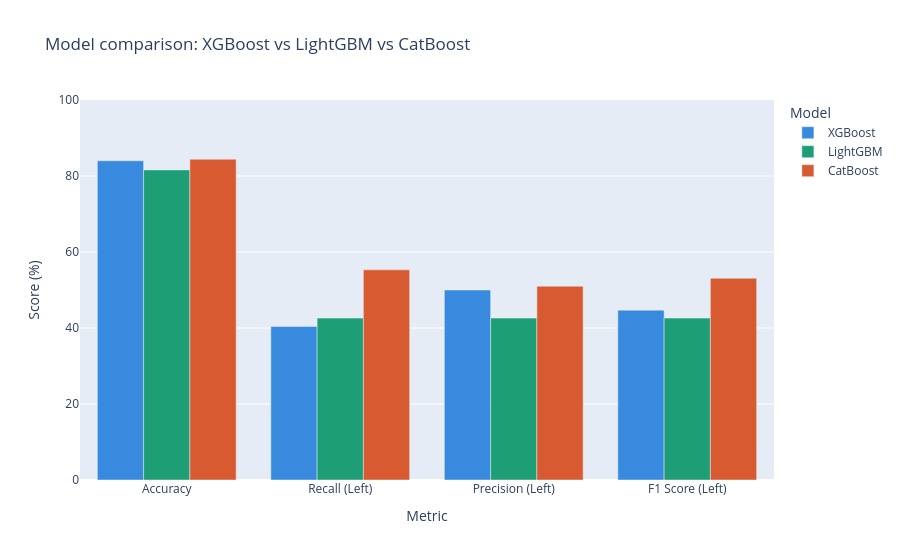

Notebook code cell kept with this figure:
### Code cell
import plotly.express as px

fig = px.bar(
    results_df.melt(id_vars='Model', var_name='Metric', value_name='Score (%)'),
    x='Metric', y='Score (%)', color='Model', barmode='group',
    title='Model comparison: XGBoost vs LightGBM vs CatBoost',
    color_discrete_map={
        'XGBoost': '#378ADD',
        'LightGBM': '#1D9E75',
        'CatBoost': '#D85A30'
    }
)
fig.update_layout(yaxis_range=[0, 100])
fig.show()

### Figure 1 — Plotly figure (JSON) as saved in the notebook; plotly's stock layout.template omitted (floating-point values rounded to 4 significant figures)
{"data": [{"alignmentgroup": "True", "hovertemplate": "Model=XGBoost<br>Metric=%{x}<br>Score (%)=%{y}<extra></extra>", "legendgroup": "XGBoost", "marker": {"color": "#378ADD", "pattern": {"shape": ""}}, "name": "XGBoost", "offsetgroup": "XGBoost", "orientation": "v", "showlegend": true, "textposition": "auto", "type": "bar", "x": ["Accuracy", "Recall (Left)", "Precision (Left)", "F1 Score (Left)"], "xaxis": "x", "y": [84.0, 40.4, 50.0, 44.7], "yaxis": "y"}, {"alignmentgroup": "True", "hovertemplate": "Model=LightGBM<br>Metric=%{x}<br>Score (%)=%{y}<extra></extra>", "legendgroup": "LightGBM", "marker": {"color": "#1D9E75", "pattern": {"shape": ""}}, "name": "LightGBM", "offsetgroup": "LightGBM", "orientation": "v", "showlegend": true, "textposition": "auto", "type": "bar", "x": ["Accuracy", "Recall (Left)", "Precision (Left)", "F1 Score (Left)"], "xaxis": "x", "y": [81.6, 42.6, 42.6, 42.6], "yaxis": "y"}, {"alignmentgroup": "True", "hovertemplate": "Model=CatBoost<br>Metric=%{x}<br>Score (%)=%{y}<extra></extra>", "legendgroup": "CatBoost", "marker": {"color": "#D85A30", "pattern": {"shape": ""}}, "name": "CatBoost", "offsetgroup": "CatBoost", "orientation": "v", "showlegend": true, "textposition": "auto", "type": "bar", "x": ["Accuracy", "Recall (Left)", "Precision (Left)", "F1 Score (Left)"], "xaxis": "x", "y": [84.4, 55.3, 51.0, 53.1], "yaxis": "y"}], "layout": {"barmode": "group", "legend": {"title": {"text": "Model"}, "tracegroupgap": 0}, "title": {"text": "Model comparison: XGBoost vs LightGBM vs CatBoost"}, "xaxis": {"anchor": "y", "domain": [0, 1], "title": {"text": "Metric"}}, "yaxis": {"anchor": "x", "domain": [0, 1], "range": [0, 100], "title": {"text": "Score (%)"}}}}
